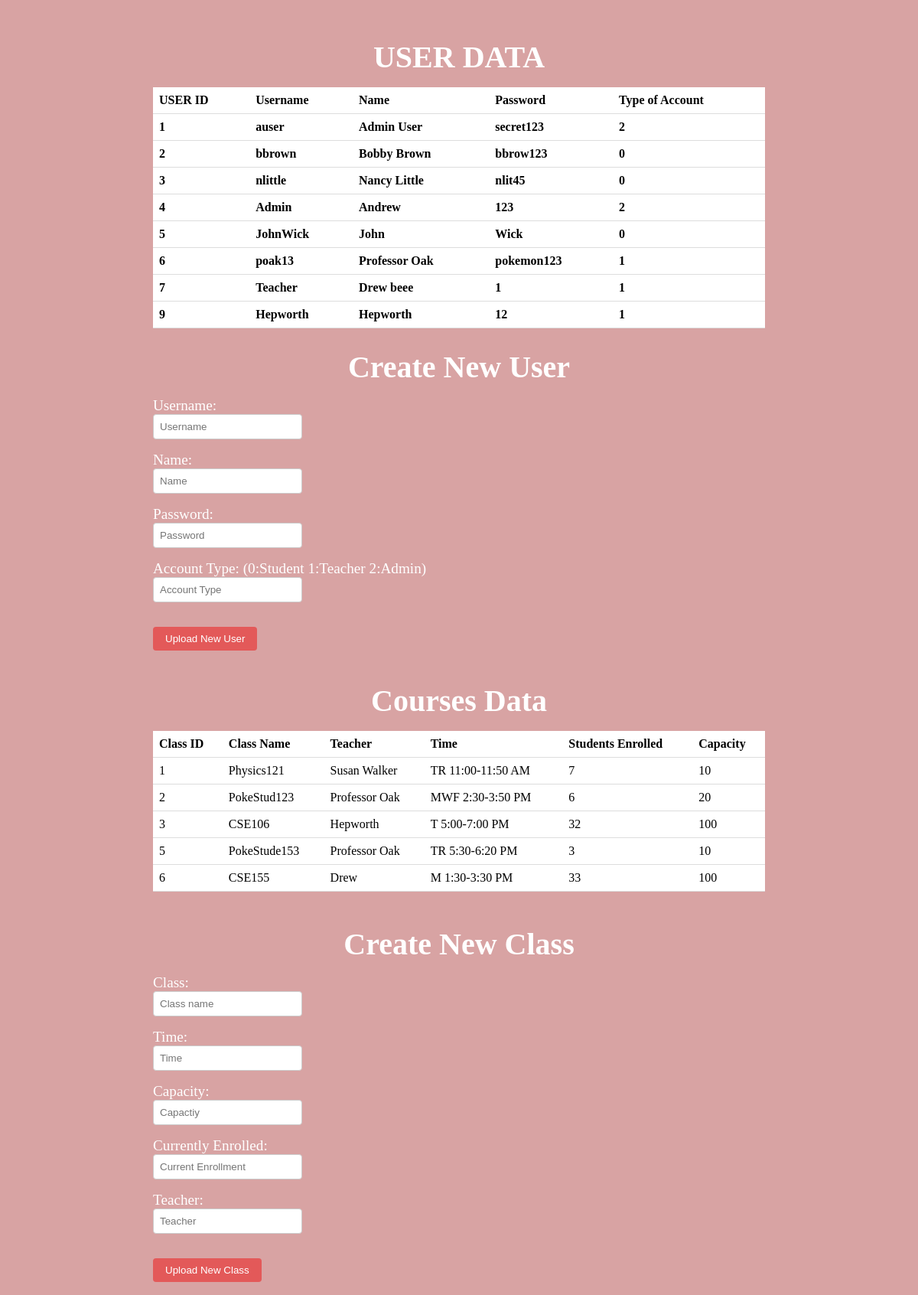
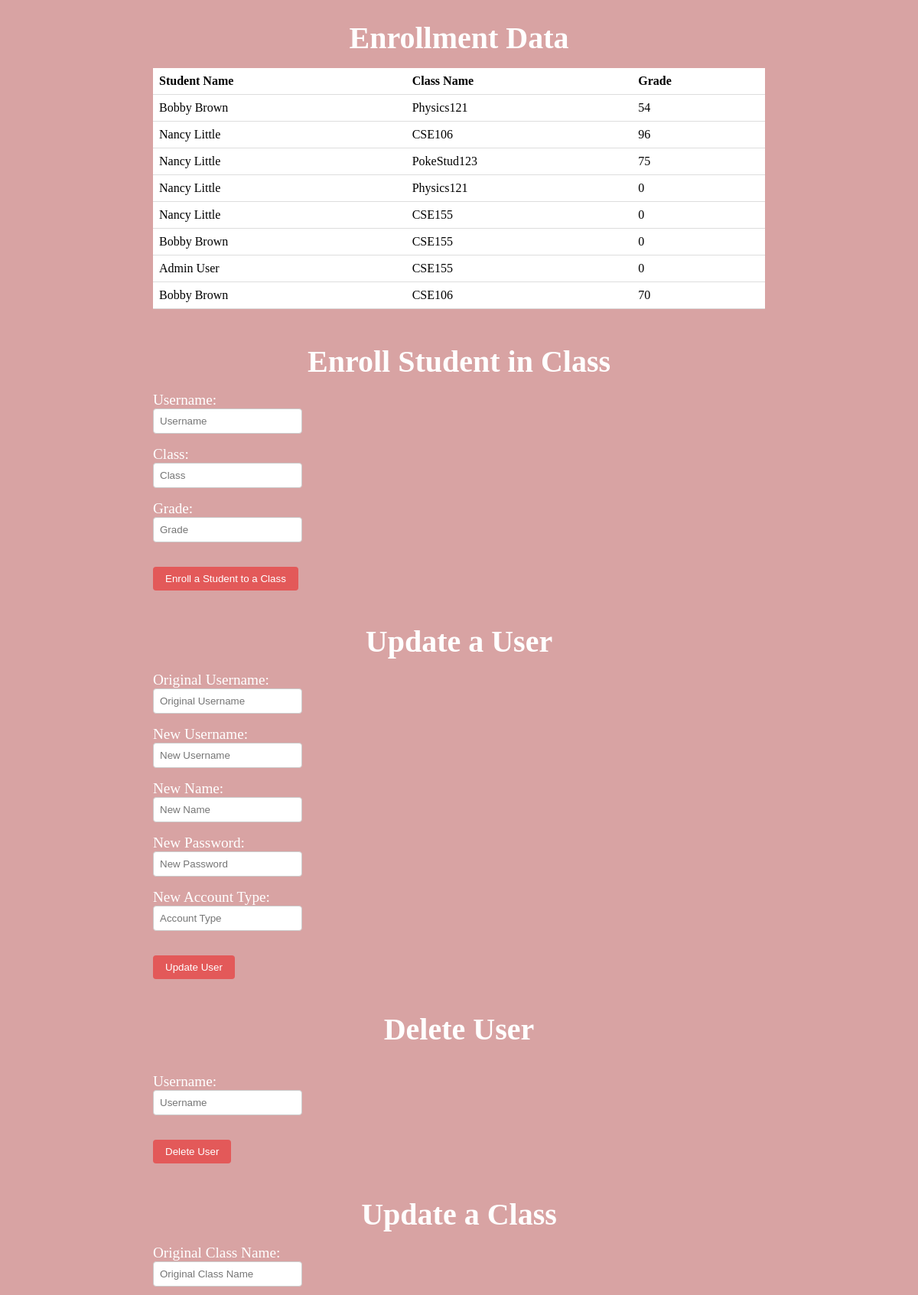
The page /admin (signed in, upper part) on the database its author committed (2 pictures, top to bottom).
### Lab08_MiniProject/Courses/main.py (models this page shows, shortened)
class Users(UserMixin, db.Model):
    __tablename__ = "Users"
    userId = db.Column(db.Integer, primary_key = True)
    username = db.Column(db.String, nullable = False)
    name = db.Column(db.String, nullable = False)
    password = db.Column(db.String, nullable = False)
    type = db.Column(db.Integer, nullable = False)

class Courses(db.Model):
    __tablename__ = "Courses"
    classId = db.Column(db.Integer, primary_key = True)
    className = db.Column(db.String, nullable = False)
    teacher = db.Column(db.String, nullable = False)
    time = db.Column(db.String, nullable = False)
    enrolled = db.Column(db.Integer, nullable = False)
    capacity = db.Column(db.Integer, nullable = False)

### Lab08_MiniProject/Courses/main.py (the view, shortened to what this page needs)
@app.route('/admin', methods = ["GET", "POST", "PUT", "DELETE"])
@login_required
def admin():
    if request.method == "GET":
        print("Get method")
        users = []
        courses = []
        grades = []
        erows = Enrollment.query.all()
        for row in erows:
            user = Users.query.filter_by(userId = row.usersId).first()
            users.append(user.name)
            course = Courses.query.filter_by(classId = row.classesId).first()
            courses.append(course.className)
            grades.append(row.grade)
        return render_template('adminview.html', users = Users.query.all(), courses = Courses.query.all(), length = (len(courses)), enrolledUsers = users, enrolledCourses = courses, enrolledGrades = grades)

### Lab08_MiniProject/Courses/main.py (called while the page is built)
@login_manager.user_loader
def load_user(userId):
    return Users.query.filter_by(userId = userId).first()

### Lab08_MiniProject/Courses/templates/adminview.html (shortened to what this page needs)
<!DOCTYPE html>
<html>
    <head>
        <link href="../static/adminView.css" rel="stylesheet">
    </head>
<body>
  <div>
    <h1>USER DATA</h1>
    <table>
      <thread>
        <tr>
            <th>USER ID</th>
            <th>Username</th>
            <th>Name</th>
            <th>Password</th>
            <th>Type of Account</th>
        </tr>
      </thread>
        <tbody>
            {% for user in users %}
            <tr>
                <th>{{user.userId}}</th>
                <th>{{user.username}}</th>
                <th>{{user.name}}</th>
                <th>{{user.password}}</th>
                <th>{{user.type}}</th>
            </tr>
            {% endfor %}
        </tbody>
    </table>
      <h1>Create New User</h1>
        <form>
            <label for="user_name">Username:</label><br>
            <input type="text" id="add_username" name="user_name" placeholder="Username"><br>
            <label for="name">Name:</label><br>
            <input type="text" id="add_name" name="name" placeholder="Name"><br>
            <label for="password">Password:</label><br>
            <input type="text" id="add_password" name="password" placeholder="Password"><br>
            <label for="type">Account Type: (0:Student 1:Teacher 2:Admin)</label><br>
            <input type="number" id="add_type" name="Account_type" placeholder="Account Type"><br>
        </form>
        <button type="button" id = "admin_newuser">Upload New User</button>
      <h1>Courses Data</h1>
        <table id = "admin_courses">
            <thead>
                <tr>
                    <th>Class ID</th>
                    <th>Class Name</th>
                    <th>Teacher</th>
                    <th>Time</th>
                    <th>Students Enrolled</th>
                    <th>Capacity</th>
                </tr>
            </thead>
            <tbody>
                {% for course in courses %}
                <tr>
                    <td>{{course.classId}}</td>
                    <td>{{course.className}}</td>
                    <td>{{course.teacher}}</td>
                    <td>{{course.time}}</td>
                    <td>{{course.enrolled}}</td>
                    <td>{{course.capacity}}</td>
                </tr>
                {% endfor %}</tbody>
        </table><br>
      <h1>Create New Class</h1>
        <form>
            <label for="class_name">Class:</label><br>
            <input type="text" id="add_class_name" name="class_name" placeholder="Class name"><br>
            <label for="time">Time:</label><br>
            <input type="text" id="add_time" name="time" placeholder="Time"><br>
            <label for="capacity">Capacity:</label><br>
            <input type="number" id="add_capacity" name="capacity" placeholder="Capactiy"><br>
            <label for="current_students">Currently Enrolled:</label><br>
            <input type="number" id="add_current_students" name="current_students" placeholder="Current Enrollment"><br>
            <label for="teacher">Teacher:</label><br>
            <input type="teacher" id="add_teacher" name="teacher" placeholder="Teacher"><br>
        </form>
        <button type="button" id = "admin_newclass">Upload New Class</button><br>
      <h1>Enrollment Data</h1>
        <table id = "admin_enrollment">
            <thead>
                <tr>
                    <th>Student Name</th>
                    <th>Class Name</th>
                    <th>Grade</th>
                </tr>
            </thead>
            <tbody>
                {% for i in range(0, length) %}
                <tr>
                    <td>{{enrolledUsers[i]}}</td>
                    <td>{{enrolledCourses[i]}}</td>
                    <td>{{enrolledGrades[i]}}</td>
                </tr>
                {% endfor %}</tbody>
        </table><br>
      <h1>Enroll Student in Class</h1>
        <form>
            <label for="enroll_username">Username:</label><br>
            <input type="text" id="enroll_username" name="enroll_user_name" placeholder="Username"><br>
            <label for="enroll_classname">Class:</label><br>
            <input type="text" id="enroll_classname" name="enroll_classname" placeholder="Class"><br>
            <label for="enroll_grade">Grade:</label><br>
            <input type="number" id="enroll_grade" name="enroll_grade" placeholder="Grade"><br>
        </form>
        <button type="button" id = "admin_enroll">Enroll a Student to a Class</button><br>
      <h1>Update a User</h1>
        <form>
            <label for="update_original_user">Original Username:</label><br>
            <input type="text" id="update_original_user" name="update_original_user" placeholder="Original Username"><br>
            <label for="update_new_user">New Username:</label><br>
            <input type="text" id="update_new_user" name="update_new_user" placeholder="New Username"><br>
            <label for="update_new_name">New Name:</label><br>
            <input type="text" id="update_new_name" name="update_new_name" placeholder="New Name"><br>
            <label for="update_new_password">New Password:</label><br>
            <input type="text" id="update_new_password" name="update_new_password" placeholder="New Password"><br>
            <label for="update_new_type">New Account Type:</label><br>
            <input type="number" id="update_new_type" name="update_new_type" placeholder="Account Type"><br>
        </form>
        <button type="button" id = "update_user">Update User</button><br>
      <h1>Delete User</h1><br>
        <form>
            <label for="delete_user">Username:</label><br>
            <input type="delete_user" id="delete_user" name="delete_user" placeholder="Username"><br>
        </form>
        <button type="button" id = "delete_user_button">Delete User</button><br>
      <h1>Update a Class</h1>
        <form>
            <label for="original_className">Original Class Name:</label><br>
            <input type="text" id="original_className" name="original_class_name" placeholder="Original Class Name"><br>
            <label for="new_className">New Class Name:</label><br>
            <input type="text" id="new_className" name="new_class_name" placeholder="New Class Name"><br>
            <label for="new_teacher">New Teacher:</label><br>
            <input type="text" id="new_teacher" name="new_teacher" placeholder="New Teacher"><br>
            <label for="new_time">New Time:</label><br>
            <input type="text" id="new_time" name="new_time" placeholder="New Time"><br>
            <label for="new_enrolled">New Enrolled Amount:</label><br>
            <input type="text" id="new_enrolled" name="new_enrolled" placeholder="New Enrolled Amount"><br>
            <label for="new_capacity">New Capacity:</label><br>
            <input type="text" id="new_capacity" name="new_capacity" placeholder="New Capacity"><br>
        </form>
        <button type="button" id = "update_class">Update Class</button><br>
        <button type="button" id = "delete_class_button">Delete Class</button><br>
      <h1>Update Grade</h1><br>
        <button type="button" id = "update_grade_button">Update Grade</button><br>
        <button type="button" id = "unenroll_user">Unenroll User</button><br>
  </div>
</body>
</html>

### Lab08_MiniProject/Courses/static/adminView.css (style rules this page uses)
h1 { font-size: 2.5rem; margin-bottom: 1rem; text-align: center; color: white; }
table { border-collapse: collapse; width: 100%; border-color: white; }
th, td { text-align: left; padding: 8px; border-bottom: 1px solid #ddd; color: black; background-color: white; }
body { background-color: rgb(216, 163, 163); }
form { margin-bottom: 1rem; }
label { font-size: 1.2rem; margin-right: 1rem; color: white; }
input { margin-bottom: 1rem; padding: 0.5rem; border: 1px solid #ccc; border-radius: 4px; }
button { background-color: rgb(227, 89, 89); color: white; padding: 0.5rem 1rem; border: none; border-radius: 4px; cursor: pointer; margin-bottom: 1rem; }
div { max-width: 800px; margin: 0 auto; padding: 1rem; }

### rows shown on the page
Users: userId "1", username "auser", name "Admin User", password "secret123", type "2", name "Admin User"
Users: userId "2", username "bbrown", name "Bobby Brown", password "bbrow123", type "0", name "Bobby Brown" "Bobby Brown" "Bobby Brown"
Users: userId "3", username "nlittle", name "Nancy Little", password "nlit45", type "0", name "Nancy Little" "Nancy Little" "Nancy Little" "Nancy Little"
Users: userId "4", username "Admin", name "Andrew", password "123", type "2"
Users: userId "5", username "JohnWick", name "John", password "Wick", type "0"
Users: userId "6", username "poak13", name "Professor Oak", password "pokemon123", type "1"
Users: userId "7", username "Teacher", name "Drew beee", password "1", type "1"
Users: userId "9", username "Hepworth", name "Hepworth", password "12", type "1"
Courses: classId "1", className "Physics121", teacher "Susan Walker", time "TR 11:00-11:50 AM", enrolled "7", capacity "10", className "Physics121" "Physics121"
Courses: classId "2", className "PokeStud123", teacher "Professor Oak", time "MWF 2:30-3:50 PM", enrolled "6", capacity "20", className "PokeStud123"
Courses: classId "3", className "CSE106", teacher "Hepworth", time "T 5:00-7:00 PM", enrolled "32", capacity "100", className "CSE106" "CSE106"
Courses: classId "5", className "PokeStude153", teacher "Professor Oak", time "TR 5:30-6:20 PM", enrolled "3", capacity "10"
Courses: classId "6", className "CSE155", teacher "Drew", time "M 1:30-3:30 PM", enrolled "33", capacity "100", className "CSE155" "CSE155" "CSE155"

### other values the page prints
{{ enrolledGrades[i] }} "54" "96" "75" "0" "0" "0" "0" "70"
